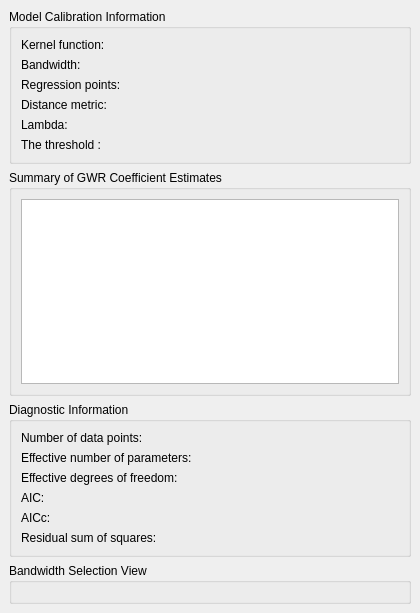
<?xml version="1.0" encoding="UTF-8"?>
<ui version="4.0">
 <class>GwmPropertyCollinearityGWRTab</class>
 <widget class="QWidget" name="GwmPropertyCollinearityGWRTab">
  <property name="geometry">
   <rect>
    <x>0</x>
    <y>0</y>
    <width>420</width>
    <height>613</height>
   </rect>
  </property>
  <property name="windowTitle">
   <string>Form</string>
  </property>
  <layout class="QGridLayout" name="gridLayout">
   <property name="leftMargin">
    <number>0</number>
   </property>
   <property name="topMargin">
    <number>0</number>
   </property>
   <property name="rightMargin">
    <number>0</number>
   </property>
   <property name="bottomMargin">
    <number>0</number>
   </property>
   <item row="0" column="0">
    <widget class="QScrollArea" name="scrollArea">
     <property name="frameShape">
      <enum>QFrame::NoFrame</enum>
     </property>
     <property name="frameShadow">
      <enum>QFrame::Plain</enum>
     </property>
     <property name="lineWidth">
      <number>0</number>
     </property>
     <property name="widgetResizable">
      <bool>true</bool>
     </property>
     <property name="alignment">
      <set>Qt::AlignLeading|Qt::AlignLeft|Qt::AlignTop</set>
     </property>
     <widget class="QWidget" name="scrollAreaWidgetContents">
      <property name="geometry">
       <rect>
        <x>0</x>
        <y>0</y>
        <width>420</width>
        <height>613</height>
       </rect>
      </property>
      <layout class="QVBoxLayout" name="verticalLayout">
       <item>
        <widget class="QGroupBox" name="groupBox">
         <property name="sizePolicy">
          <sizepolicy hsizetype="Preferred" vsizetype="Fixed">
           <horstretch>0</horstretch>
           <verstretch>0</verstretch>
          </sizepolicy>
         </property>
         <property name="title">
          <string>Model Calibration Information</string>
         </property>
         <layout class="QFormLayout" name="formLayout">
          <item row="0" column="0">
           <widget class="QLabel" name="label">
            <property name="text">
             <string>Kernel function:</string>
            </property>
           </widget>
          </item>
          <item row="0" column="1">
           <widget class="QLabel" name="lblKernelFunction">
            <property name="text">
             <string/>
            </property>
           </widget>
          </item>
          <item row="1" column="0">
           <widget class="QLabel" name="lblBandwidthType">
            <property name="text">
             <string>Bandwidth:</string>
            </property>
           </widget>
          </item>
          <item row="1" column="1">
           <widget class="QLabel" name="lblBandwidthSize">
            <property name="text">
             <string/>
            </property>
           </widget>
          </item>
          <item row="2" column="0">
           <widget class="QLabel" name="label_5">
            <property name="text">
             <string>Regression points:</string>
            </property>
           </widget>
          </item>
          <item row="2" column="1">
           <widget class="QLabel" name="lblRegressionPoints">
            <property name="text">
             <string/>
            </property>
           </widget>
          </item>
          <item row="3" column="0">
           <widget class="QLabel" name="label_7">
            <property name="text">
             <string>Distance metric:</string>
            </property>
           </widget>
          </item>
          <item row="3" column="1">
           <widget class="QLabel" name="lblDistanceMetric">
            <property name="text">
             <string/>
            </property>
           </widget>
          </item>
          <item row="4" column="0">
           <widget class="QLabel" name="Lambda">
            <property name="text">
             <string>Lambda:</string>
            </property>
           </widget>
          </item>
          <item row="4" column="1">
           <widget class="QLabel" name="lblLambda">
            <property name="text">
             <string/>
            </property>
           </widget>
          </item>
          <item row="5" column="0">
           <widget class="QLabel" name="label_10">
            <property name="text">
             <string>The threshold :</string>
            </property>
           </widget>
          </item>
          <item row="5" column="1">
           <widget class="QLabel" name="lblMcnThresh">
            <property name="text">
             <string/>
            </property>
           </widget>
          </item>
         </layout>
        </widget>
       </item>
       <item>
        <widget class="QGroupBox" name="groupBox_2">
         <property name="sizePolicy">
          <sizepolicy hsizetype="Preferred" vsizetype="Preferred">
           <horstretch>0</horstretch>
           <verstretch>0</verstretch>
          </sizepolicy>
         </property>
         <property name="title">
          <string>Summary of GWR Coefficient Estimates</string>
         </property>
         <layout class="QGridLayout" name="gridLayout_2">
          <property name="leftMargin">
           <number>9</number>
          </property>
          <property name="topMargin">
           <number>9</number>
          </property>
          <property name="rightMargin">
           <number>9</number>
          </property>
          <property name="bottomMargin">
           <number>9</number>
          </property>
          <item row="0" column="0">
           <widget class="QTableWidget" name="tbwCoefficient">
            <property name="minimumSize">
             <size>
              <width>0</width>
              <height>128</height>
             </size>
            </property>
           </widget>
          </item>
         </layout>
        </widget>
       </item>
       <item>
        <widget class="QGroupBox" name="grpDiagnostic">
         <property name="sizePolicy">
          <sizepolicy hsizetype="Preferred" vsizetype="Fixed">
           <horstretch>0</horstretch>
           <verstretch>0</verstretch>
          </sizepolicy>
         </property>
         <property name="title">
          <string>Diagnostic Information</string>
         </property>
         <layout class="QFormLayout" name="formLayout_2">
          <item row="0" column="0">
           <widget class="QLabel" name="label_2">
            <property name="text">
             <string>Number of data points:</string>
            </property>
           </widget>
          </item>
          <item row="0" column="1">
           <widget class="QLabel" name="lblNumberDataPoints">
            <property name="text">
             <string/>
            </property>
           </widget>
          </item>
          <item row="1" column="0">
           <widget class="QLabel" name="label_3">
            <property name="text">
             <string>Effective number of parameters:</string>
            </property>
           </widget>
          </item>
          <item row="1" column="1">
           <widget class="QLabel" name="lblENP">
            <property name="text">
             <string/>
            </property>
           </widget>
          </item>
          <item row="2" column="0">
           <widget class="QLabel" name="label_4">
            <property name="text">
             <string>Effective degrees of freedom:</string>
            </property>
           </widget>
          </item>
          <item row="2" column="1">
           <widget class="QLabel" name="lblEDF">
            <property name="text">
             <string/>
            </property>
           </widget>
          </item>
          <item row="3" column="0">
           <widget class="QLabel" name="label_6">
            <property name="text">
             <string>AIC:</string>
            </property>
           </widget>
          </item>
          <item row="3" column="1">
           <widget class="QLabel" name="lblAIC">
            <property name="text">
             <string/>
            </property>
           </widget>
          </item>
          <item row="4" column="0">
           <widget class="QLabel" name="label_8">
            <property name="text">
             <string>AICc:</string>
            </property>
           </widget>
          </item>
          <item row="4" column="1">
           <widget class="QLabel" name="lblAICc">
            <property name="text">
             <string/>
            </property>
           </widget>
          </item>
          <item row="5" column="0">
           <widget class="QLabel" name="label_9">
            <property name="text">
             <string>Residual sum of squares:</string>
            </property>
           </widget>
          </item>
          <item row="5" column="1">
           <widget class="QLabel" name="lblRSS">
            <property name="text">
             <string/>
            </property>
           </widget>
          </item>
         </layout>
        </widget>
       </item>
       <item>
        <widget class="QGroupBox" name="grpBwSelView">
         <property name="title">
          <string>Bandwidth Selection View</string>
         </property>
         <layout class="QVBoxLayout" name="verticalLayout_3"/>
        </widget>
       </item>
      </layout>
     </widget>
    </widget>
   </item>
  </layout>
 </widget>
 <resources/>
 <connections/>
</ui>
